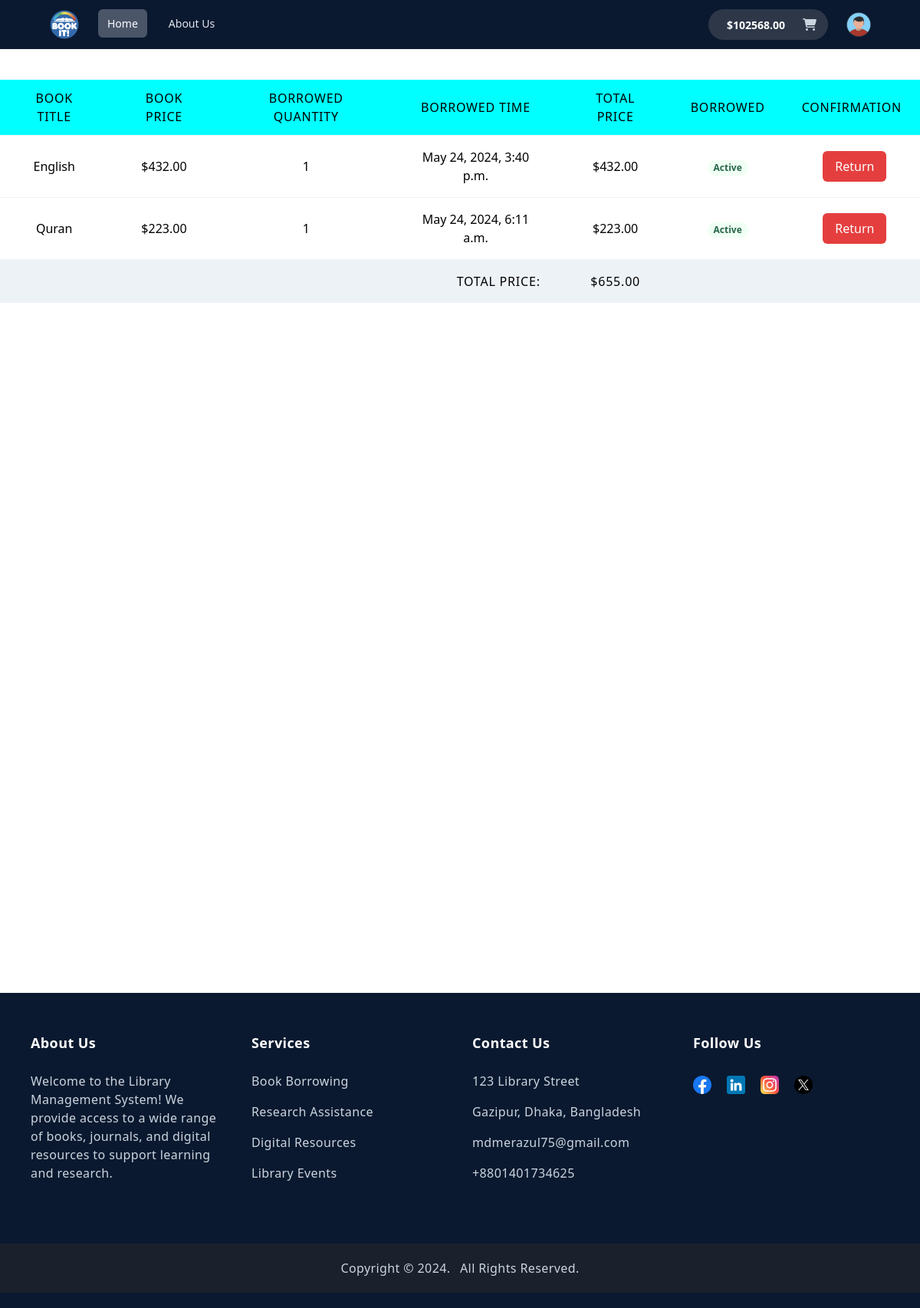
The app's page /transactions/borrowing-history/ (signed in) with its own data.
### users/models.py (models this page shows, shortened)
class UserAccount(models.Model):
    user = models.OneToOneField(User, related_name='account', on_delete=models.CASCADE)
    account_type = models.CharField(max_length=10, choices=ACCOUNT_TYPE)
    account_no = models.IntegerField(unique=True)
    birth_day = models.DateTimeField(null=True, blank=True)
    gender = models.CharField(max_length=10, choices=GENDER_TYPE)
    initial_deposit_date = models.DateField(auto_now_add=True)
    balance = models.DecimalField(default=0, max_digits=12, decimal_places=2)

### books/models.py (models this page shows, shortened)
class BorrowingHistory(models.Model):
    user = models.ForeignKey(User, on_delete=models.CASCADE)
    book = models.ForeignKey(Book, on_delete=models.CASCADE)
    borrow_date = models.DateTimeField(auto_now_add=True)
    quantity = models.PositiveIntegerField(default=1)

class Book(models.Model):
    categories = models.ManyToManyField(Category)
    title = models.CharField(max_length=200)
    description = models.TextField()
    image = models.ImageField(upload_to='books/media/uploads/', blank=True, null=True)
    quantity = models.PositiveIntegerField(default=0)
    price = models.DecimalField(max_digits=10, decimal_places=2)

### transactions/views.py (the view)
# urls.py: path('borrowing-history/', borrowing_history_show, name='borrowing_history'),
@login_required
def borrowing_history_show(request):
    borrowings = BorrowingHistory.objects.filter(user= request.user).order_by('-borrow_date')
    for borrowing in borrowings:
        borrowing.total_price_cur = borrowing.book.price * borrowing.quantity
    total_price = sum(borrowing.book.price * borrowing.quantity for borrowing in borrowings)
    return render(request,'transactions/borrowing_history.html',{'borrowings':borrowings ,'total_price': total_price})

### transactions/templates/transactions/borrowing_history.html (shortened to what this page needs)
{% extends 'base.html' %}
 {% block content %}
 <div class="min-h-screen pt-10 pb-96" style="padding-bottom: 900px;">
     <table class="min-w-full divide-y divide-gray-200">
         <thead class="bg-cyan-500" style="background-color: aqua;">
             <tr>
                 <th class="px-6 py-3 text-center text-l font-medium text-black uppercase tracking-wider">Book Title</th>
                 <th class="px-6 py-3 text-center text-l font-medium text-black uppercase tracking-wider">Book Price</th>
                 <th class="px-6 py-3 text-center text-l font-medium text-black uppercase tracking-wider">Borrowed Quantity</th>
                 <th class="px-6 py-3 text-center text-l font-medium text-black uppercase tracking-wider">Borrowed Time</th>
                 <th class="px-6 py-3 text-center text-l font-medium text-black uppercase tracking-wider">Total Price</th>
                 <th class="px-6 py-3 text-center text-l font-medium text-black uppercase tracking-wider">Borrowed</th>
                 <th class="px-6 py-3 text-center text-l font-medium text-black uppercase tracking-wider">Confirmation</th>
             </tr>
         </thead>
         <tbody class="bg-white divide-y divide-gray-200">
             {% for borrowing in borrowings %}
             <tr>
                   <td class="px-6 py-4 whitespace-nowrap text-center">{{ borrowing.book.title }}</td>
                 <td class="px-6 py-4 whitespace-nowrap text-center">${{ borrowing.book.price }}</td>
                 <td class="px-6 py-4 whitespace-nowrap text-center">{{ borrowing.quantity }}</td>
                 <td class="px-6 py-4 whitespace-nowrap text-center">{{ borrowing.borrow_date }}</td>
                 <td class="px-6 py-4 whitespace-nowrap text-center">${{ borrowing.total_price_cur }}</td>
                 <td class="px-6 py-4 whitespace-nowrap text-center">
                     <span class="px-2 inline-flex text-xs leading-5 font-semibold rounded-full bg-green-100 text-green-800">Active</span>
                 </td>
                 <td class="px-6 py-4 whitespace-nowrap text-center">
                     <form action="{% url 'return_book' borrowing.id %}" method="post">
                         <button type="submit" class="ml-2 px-4 py-2 font-medium text-white bg-red-600 rounded-md hover:bg-red-500 focus:outline-none focus:shadow-outline-red active:bg-red-600 transition duration-150 ease-in-out">Return</button>
                     </form>
                 </td>
             </tr>
             {% endfor %}
         </tbody>
         <tfoot class="bg-gray-200">
             <tr>
                 <td colspan="4" class="px-6 py-4 text-right text-l font-medium text-black uppercase tracking-wider">Total Price:</td>
                 <td class="px-6 py-4 text-center text-l font-medium text-black uppercase tracking-wider">${{ total_price }}</td>
                 <td colspan="2"></td>
             </tr>
         </tfoot>
     </table>
 </div>
 {% endblock %}

### core/templates/navbar.html (shortened to what this page needs)
{% load static %}
<nav class="" style=" background-color: #0a192f;">
  <div class="mx-auto px-2 sm:px-6 lg:px-8" >
    <div class="mx-auto px-2 sm:px-6 lg:px-8 flex h-16 items-center" style="max-width: 1746px;">
      <div class="flex flex-1 items-center justify-center sm:items-stretch sm:justify-start">
        <div class= "image  flex flex-shrink-0 items-center">
            <a href="{% url 'home' %}">
                <img class="h-10 w-auto" src="{% static 'logo.png' %}" alt="Your Company">
            </a>
        </div>
        <div class="hidden sm:ml-6 sm:block">
          <div class="flex space-x-4">
            <a href="{% url "home" %}" class="bg-gray-700 text-white rounded-md px-3 py-2 text-sm font-medium" aria-current="page">Home</a>
            <a href="{% url 'about_us' %}" class="text-gray-300 hover:bg-gray-700 hover:text-white rounded-md px-3 py-2 text-sm font-medium">About Us</a>
          </div>
        </div>
      </div>
      <div class="absolute  right-0 flex items-center pr-2 sm:static sm:inset-auto sm:ml-6 sm:pr-0 gap-3">
        <button type="button" class="relative rounded-full bg-gray-800 p-1 text-gray-400 hover:text-white focus:outline-none focus:ring-2 focus:ring-white focus:ring-offset-2 focus:ring-offset-gray-800" aria-expanded="false" onclick="toggleMenu()">
          <div class="flex items-center">
            <div class="text-white text-sm my-auto font-black px-5">   ${{ request.user.account.balance|default:"00.00" }}</div>
           <div class="pt-1" style="">
           <a href="{% url "borrowing_history" %}"> <i class="fa-solid fa-cart-shopping h-6 w-6 mr-2"></i></a>
           </div>
        </div>
        </button>
        {% if request.user.is_authenticated %}
        <div class="relative ml-3">
          <div>
            <button type="button" class="relative flex rounded-full bg-gray-800 text-sm focus:outline-none focus:ring-2 focus:ring-white focus:ring-offset-2 focus:ring-offset-gray-800" aria-expanded="false" onclick="toggleProfile()">
              <img class="h-8 w-8 rounded-full" src="{% static 'men_icon.png' %}" alt="">
            </button>
          </div>
        </div>
        {% endif %}
      </div>
    </div>
  </div>
</nav>

### records on screen
BorrowingHistory: book "English", book.price "432.00", quantity "1", borrow_date "May 24, 2024, 3:40 p.m.", total_price_cur "432.00"
BorrowingHistory: book "Quran", book.price "223.00", quantity "1", borrow_date "May 24, 2024, 6:11 a.m.", total_price_cur "223.00"

### other values on screen
{{ request.user.account.balance|default:"00.00" }} "102568.00"
{{ total_price }} "655.00"
